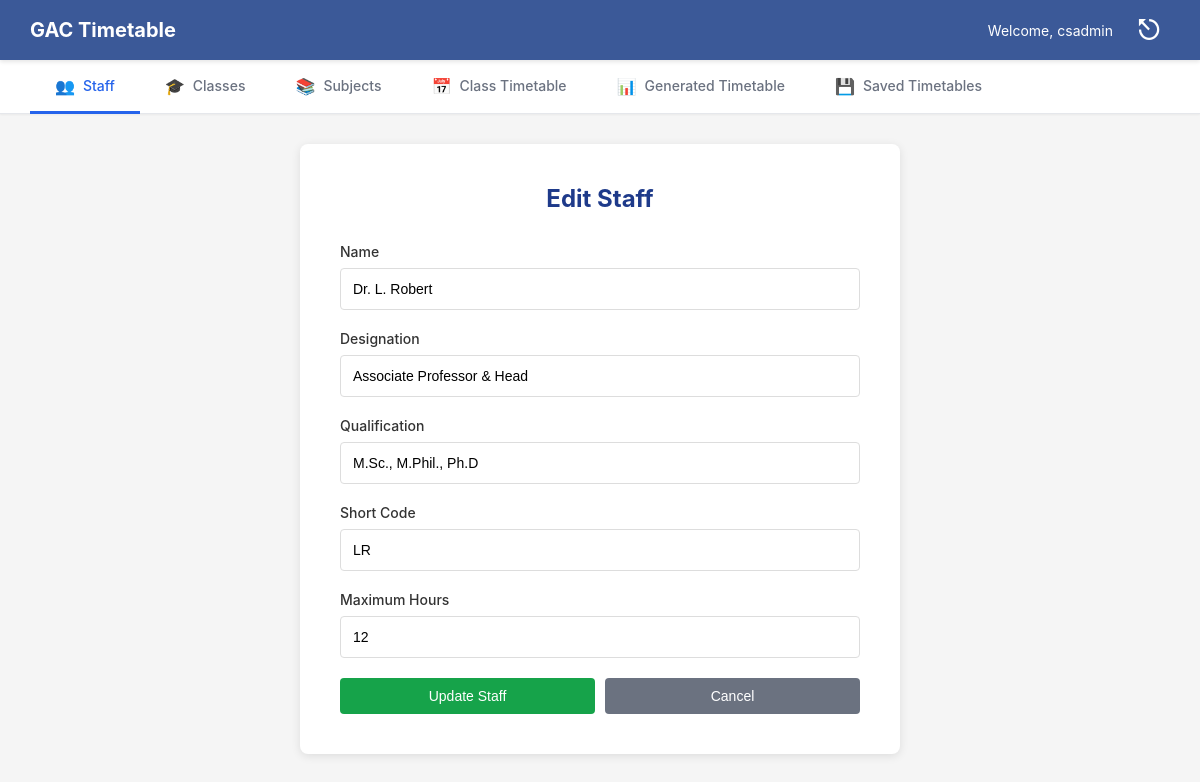
The page /Staff/staff_edit.php?id=1 (signed in) on the database its author committed.
### tables this page shows
CREATE TABLE `staff` (
  `id` int(11) NOT NULL,
  `name` varchar(100) DEFAULT NULL,
  `designation` varchar(100) DEFAULT NULL,
  `qualification` varchar(100) DEFAULT NULL,
  `short_code` varchar(10) DEFAULT NULL,
  `Hours` tinyint(20) DEFAULT 0
);

### Staff/staff_edit.php (the view, shortened to what this page needs)
<?php
$conn = getConnection();
$id = isset($_GET['id']) ? intval($_GET['id']) : 0;
$result = $conn->query("SELECT * FROM staff WHERE id = $id");
$staff = $result->fetch_assoc();
?>
<!DOCTYPE html>
<html lang="en">
<head>
    <link rel="stylesheet" href="../Assets/css/style.css?v=2.1">
</head>
<body>
    <nav class="navbar">
        <div class="nav-brand">GAC Timetable</div>
        <div class="nav-user">
            Welcome,
            <?php echo htmlspecialchars($_SESSION['user_name']); ?>
            <a href="../Logout/logout.php" class="logout-icon">⎋</a>
        </div>
    </nav>
    <div class="tabs">
        <a href="staff.php" class="tab active">
            <span class="tab-icon">👥</span> Staff
        </a>
        <a href="../Class/class.php" class="tab">
            <span class="tab-icon">🎓</span> Classes
        </a>
        <a href="../Subject/subject.php" class="tab">
            <span class="tab-icon">📚</span> Subjects
        </a>
        <a href="../Generate_Timetable/redirect_timetable.php" class="tab">
            <span class="tab-icon">📅</span> Class Timetable
        </a>
        <a href="../Generate_Timetable/generated_timetable_view.php" class="tab">
            <span class="tab-icon">📊</span> Generated Timetable
        </a>
        <a href="../SavedTimetable/saved_timetable.php" class="tab">
            <span class="tab-icon">💾</span> Saved Timetables
        </a>
    </div>
    <div class="content">
        <div class="login-box" style="max-width: 600px; margin: 0 auto;">
            <h1>Edit Staff</h1>
            <form action="staff_edit.php?id=<?php echo $id; ?>" method="POST">
                <div class="form-group">
                    <label for="name">Name</label>
                    <input type="text" id="name" name="name" value="<?php echo htmlspecialchars($staff['name']); ?>"
                        required>
                </div>
                <div class="form-group">
                    <label for="designation">Designation</label>
                    <input type="text" id="designation" name="designation"
                        value="<?php echo htmlspecialchars($staff['designation']); ?>" required>
                </div>
                <div class="form-group">
                    <label for="qualification">Qualification</label>
                    <input type="text" id="qualification" name="qualification"
                        value="<?php echo htmlspecialchars($staff['qualification']); ?>" required>
                </div>
                <div class="form-group">
                    <label for="short_code">Short Code</label>
                    <input type="text" id="short_code" name="short_code"
                        value="<?php echo htmlspecialchars($staff['short_code']); ?>" required>
                </div>
                <div class="form-group">
                    <label for="max_hours">Maximum Hours</label>
                    <input type="number" id="max_hours" name="max_hours"
                        value="<?php echo htmlspecialchars($staff['Hours']); ?>" min="1" max="30" required>
                </div>
                <div style="display: flex; gap: 10px;">
                    <button type="submit" class="btn btn-success" style="flex: 1;">Update Staff</button>
                    <button type="button" class="btn btn-secondary" style="flex: 1;"
                        onclick="window.location.href='staff.php'">Cancel</button>
                </div>
            </form>
        </div>
    </div>
</body>
</html>

### Assets/css/style.css (style rules this page uses)
* { margin: 0; padding: 0; box-sizing: border-box; }
body { font-family: -apple-system, BlinkMacSystemFont, "Segoe UI", Roboto, "Helvetica Neue", Arial, sans-serif; background-color: #f5f5f5; color: #333; }
.login-box { background: white; padding: 40px; border-radius: 8px; box-shadow: 0 2px 10px rgba(0, 0, 0, 0.1); width: 100%; max-width: 400px; }
.login-box h1 { color: #1e3a8a; margin-bottom: 30px; text-align: center; font-size: 24px; }
.form-group { margin-bottom: 20px; }
.form-group label { display: block; margin-bottom: 8px; color: #333; font-weight: 500; font-size: 14px; }
.form-group input { width: 100%; padding: 12px; border: 1px solid #ddd; border-radius: 4px; font-size: 14px; }
.btn { padding: 10px 20px; border: none; border-radius: 4px; cursor: pointer; font-size: 14px; font-weight: 500; transition: all 0.3s; text-decoration: none; display: inline-block; }
.btn-success { background-color: #16a34a; color: white; }
.btn-secondary { background-color: #6b7280; color: white; }
form .btn-primary, form .btn-success { width: 100%; }
.navbar { background-color: #3b5998; color: white; padding: 15px 30px; display: flex; justify-content: space-between; align-items: center; box-shadow: 0 2px 4px rgba(0, 0, 0, 0.1); position: fixed; top: 0; left: 0; width: 100%; height: 60px; z-index: 1000; }
.nav-brand { font-size: 20px; font-weight: bold; }
.nav-user { display: flex; align-items: center; gap: 15px; font-size: 14px; }
.logout-icon { color: white; text-decoration: none; font-size: 28px; display: inline-block; width: 42px; height: 42px; text-align: center; line-height: 42px; border-radius: 6px; transition: background-color 0.3s; }
.tabs { background-color: white; display: flex; border-bottom: 1px solid #e5e7eb; padding: 0 30px; box-shadow: 0 1px 2px rgba(0, 0, 0, 0.05); position: fixed; top: 60px; left: 0; width: 100%; height: 54px; z-index: 999; }
.tab { padding: 15px 25px; text-decoration: none; color: #6b7280; border-bottom: 3px solid transparent; transition: all 0.3s; display: flex; align-items: center; gap: 8px; font-weight: 500; font-size: 14px; position: relative; margin-bottom: -1px; }
.tab-icon { font-size: 16px; }
.tab.active { color: #2563eb; border-bottom: 3px solid #2563eb; }
.content { padding: 30px; padding-top: 144px; max-width: 1400px; margin: 0 auto; }

### rows shown on the page
staff: name "Dr. L. Robert", designation "Associate Professor & Head", qualification "M.Sc., M.Phil., Ph.D", short_code "LR", max_hours "12"

### other values the page prints
$_SESSION['user_name'] "csadmin"
